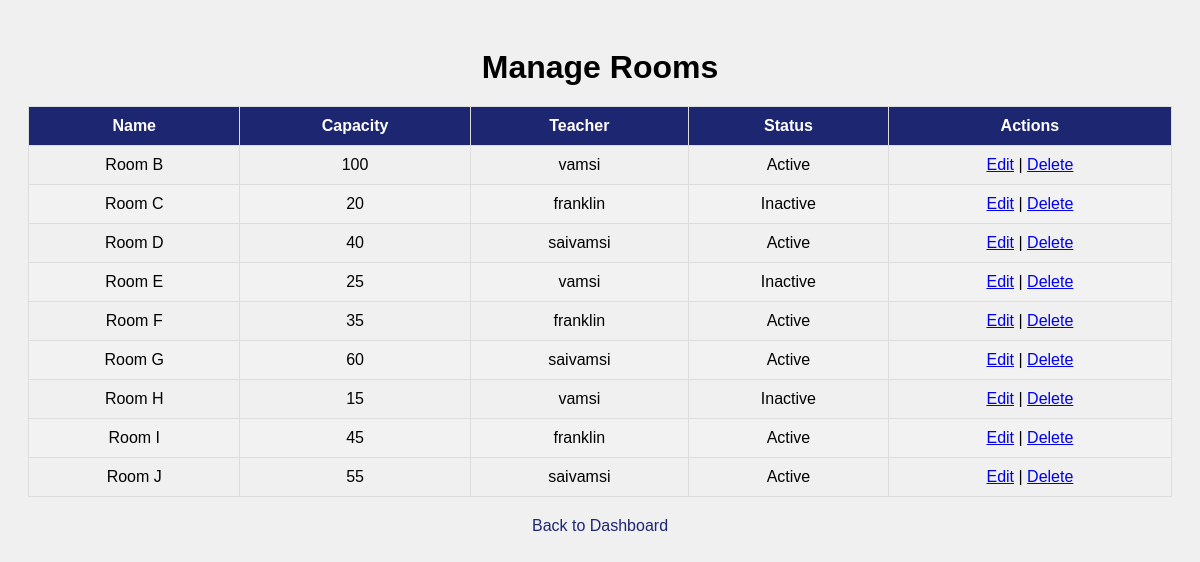
The page /manage-rooms/ on the database its author committed.
### myapp1/models.py (models this page shows, shortened)
class Room(models.Model):
    name = models.CharField(max_length=100)
    capacity = models.IntegerField()
    teacher = models.ForeignKey(User, on_delete=models.CASCADE, related_name="rooms", null=True, blank=True)
    is_active = models.BooleanField(default=True)

### myapp1/views.py (the view)
# urls.py: path('manage-rooms/', views.manage_rooms, name='manage_rooms'),
def manage_rooms(request):
    rooms = Room.objects.all()  # Fetch all rooms from the database
    return render(request, 'manage_rooms.html', {'rooms': rooms})

### myapp1/templates/manage_rooms.html (shortened to what this page needs)
<!DOCTYPE html>
<html lang="en">
<head>
</head>
<body>
    <h1>Manage Rooms</h1>
    <table>
        <thead>
            <tr>
                <th>Name</th>
                <th>Capacity</th>
                <th>Teacher</th>
                <th>Status</th>
                <th>Actions</th>
            </tr>
        </thead>
        <tbody>
            {% for room in rooms %}
                <tr>
                    <td>{{ room.name }}</td>
                    <td>{{ room.capacity }}</td>
                    <td>{{ room.teacher }}</td>
                    <td>{{ room.is_active|yesno:"Active,Inactive" }}</td>
                    <td><a href="{% url 'edit_room' room.id %}">Edit</a> |
                        <a href="{% url 'delete_room' room.id %}" onclick="return confirm('Are you sure you want to delete this room?');">Delete</a></td>
                </tr>
            {% empty %}
                <tr>
                    <td colspan="5">No rooms available.</td>
                </tr>
            {% endfor %}
        </tbody>
    </table>
    <div class="back-link">
        <a href="{% url 'admin_dashboard' %}">Back to Dashboard</a>
    </div>
</body>
</html>

### myapp1/templates/manage_rooms.html (style rules this page uses)
body { font-family: Arial, sans-serif; background-color: #f0f0f0; padding: 20px; }
h1 { text-align: center; margin-bottom: 20px; }
table { width: 100%; border-collapse: collapse; }
table, th, td { border: 1px solid #ddd; }
th, td { padding: 10px; text-align: center; }
th { background-color: #1d2671; color: white; }
tr:nth-child(even) { background-color: #f2f2f2; }
.back-link { display: block; text-align: center; margin-top: 20px; font-size: 16px; }
.back-link a { text-decoration: none; color: #1d2671; }

### rows shown on the page
Room: name "Room B", capacity "100", teacher "vamsi", is_active "Active"
Room: name "Room C", capacity "20", teacher "franklin", is_active "Inactive"
Room: name "Room D", capacity "40", teacher "saivamsi", is_active "Active"
Room: name "Room E", capacity "25", teacher "vamsi", is_active "Inactive"
Room: name "Room F", capacity "35", teacher "franklin", is_active "Active"
Room: name "Room G", capacity "60", teacher "saivamsi", is_active "Active"
Room: name "Room H", capacity "15", teacher "vamsi", is_active "Inactive"
Room: name "Room I", capacity "45", teacher "franklin", is_active "Active"
Room: name "Room J", capacity "55", teacher "saivamsi", is_active "Active"
